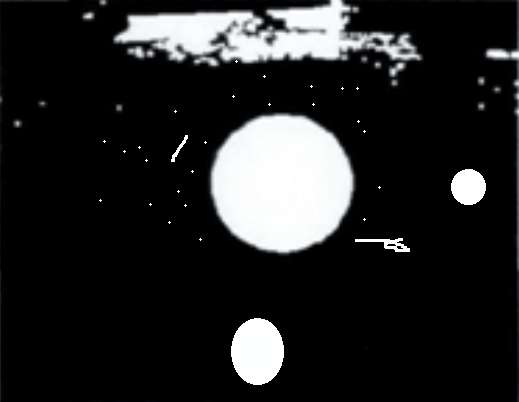
#> input picture 15/img.jpg, 519 x 402 px
$ python main.py
#> lines starting #> are read from the running program, lines starting #| are printed output that depends on the picture; after the words box and inside, x2 and y2 are one past the last pixel; in counts of white or black regions, pixels touching at a corner belong together
import cv2
import numpy as np
from matplotlib import pyplot as plt
import math


img_name = 'img.jpg'
img = cv2.imread(img_name,cv2.IMREAD_GRAYSCALE)
#> img: shape (402, 519); min 0, max 255, mean 36.9

ret,thresh1 = cv2.threshold(cv2.medianBlur(img,5),110,255,cv2.THRESH_BINARY)
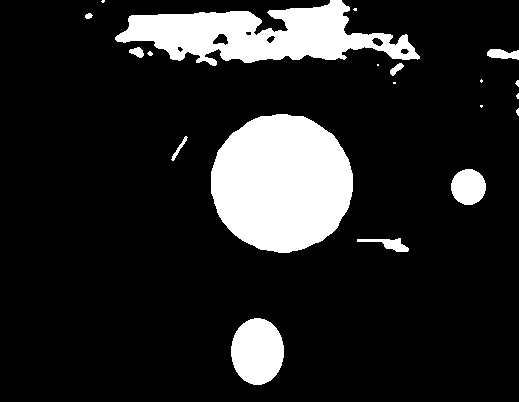
#> thresh1: shape (402, 519); 14.7% white; 20 white regions (9 under 20 px)
plt.figure('bin'),plt.imshow(thresh1,cmap='gray')

(cnts, _) = cv2.findContours(thresh1.copy(), cv2.RETR_EXTERNAL,
                                cv2.CHAIN_APPROX_SIMPLE
                                 )
#> cnts = 20 contours, 10 with area under 20; largest, box (x1, y1, x2, y2) and area: (211, 114, 353, 253) 15216, (115, 0, 420, 66) 10355, (231, 318, 284, 385) 2691, (451, 169, 486, 205) 937, (357, 238, 409, 252) 260

result_cnts = []
most_possible = None
area_ratio = np.pi/4

for c in cnts:
    area = cv2.contourArea(c)
    (x, y, w, h) = cv2.boundingRect(c)
    if area<100 or w/h>1.2 or w/h<1/1.2 or abs(area/(w*h)-area_ratio)>0.1:
        continue
    result_cnts.append(c)
    if most_possible is None or area>cv2.contourArea(most_possible):
        most_possible = c
#> this loop made 20 passes
#> (area, x, y, w, h) on passes 1, 2, 3, 4, 5, 13, 15, 16, 17, 19: (2691, 231, 318, 53, 67), (259.5, 357, 238, 52, 14), (937, 451, 169, 35, 36), (66, 171, 136, 17, 25), (15215.5, 211, 114, 142, 139), (72.5, 390, 63, 14, 13), (213, 487, 49, 32, 11), (86, 129, 47, 15, 11), (25.5, 85, 13, 8, 6), (10355, 115, 0, 305, 66)
#> after the loop, most_possible = contour of 204 points, box (x1, y1, x2, y2) (211, 114, 353, 253), area 15216; result_cnts = 2 contours; box (x1, y1, x2, y2) and area: (211, 114, 353, 253) 15216, (451, 169, 486, 205) 937
    # cv2.rectangle(img, (x, y), (x + w,y + h), (255, 255, 255), 3)

(x, y, w, h) = cv2.boundingRect(most_possible)
#> x = 211; y = 114; w = 142; h = 139
cv2.rectangle(img, (x, y), (x + w,y + h), (255, 255, 255), 3)
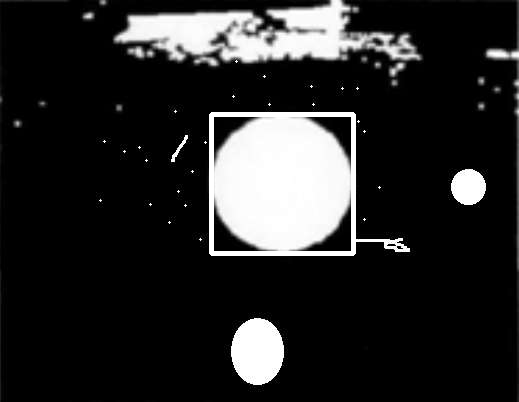
#> img: shape (402, 519); min 0, max 255, mean 40

result_mask = np.zeros(img.shape)
result_mask[y:y+h,x:x+w]=1
result_img = img*result_mask
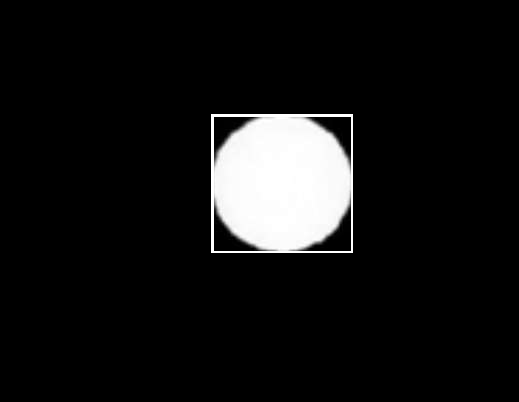
#> result_img: shape (402, 519) float64; min 0, max 255, mean 19.9
plt.figure('result'),plt.imshow(result_img,cmap='gray')
plt.figure('origin'),plt.imshow(img,cmap='gray')
plt.show()
